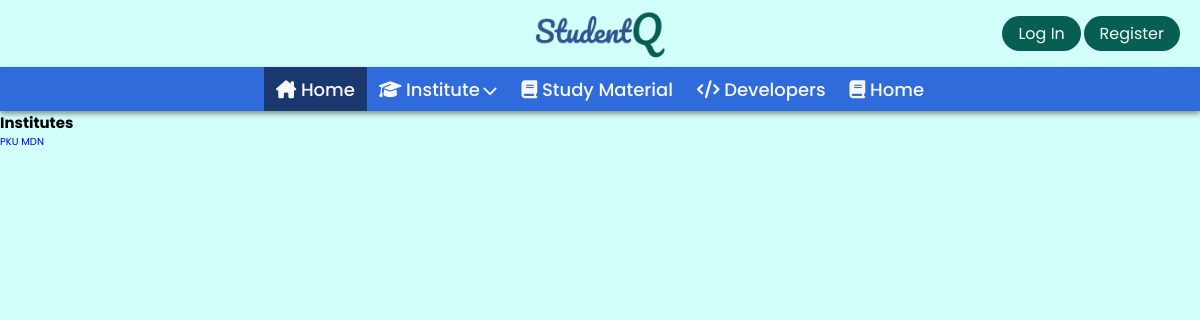
Page /institute/ on the earlier database version.
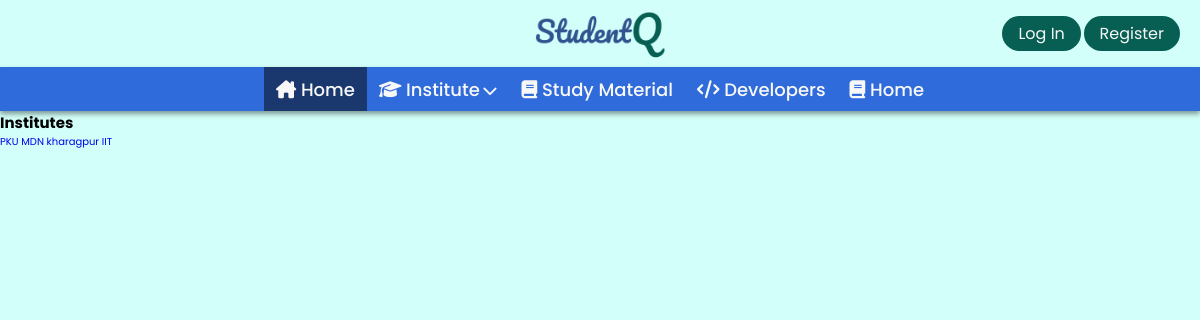
Same page on the later database version.
### Base/models.py (models this page shows, shortened)
class Institute(models.Model):
    name = models.CharField(max_length=200)

### Base/views.py (the view)
# urls.py: path('institute/',views.Institutes, name='institute'),
def Institutes(request):
    all_institutes = Institute.objects.all()
    context ={}
    context["all_institutes"] = all_institutes
    return render(request, "institute.html", context)

### Base/templates/institute.html
{% extends "main.html" %}
{% block body %}
<h2>Institutes</h2>
{% for instut in all_institutes %}
<a href="{% url 'notices' instut.id  %}">{{instut.name}}</a>
{% endfor %}
{% endblock body %}

Differences in the rows shown:
added Institute: name "kharagpur IIT"
